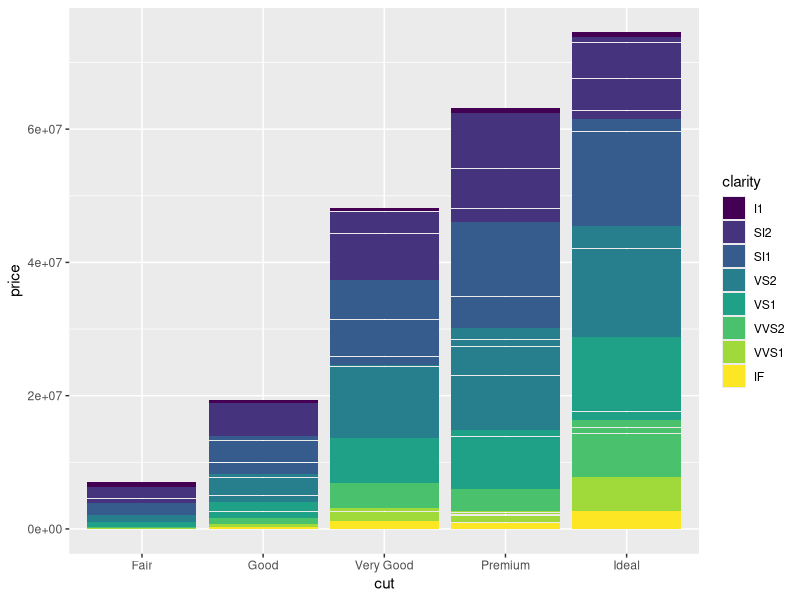
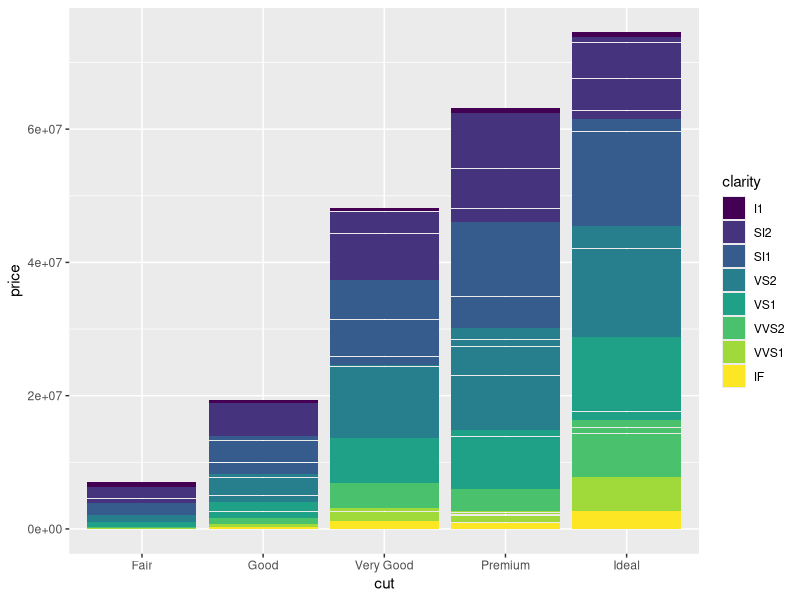

Write R code to recreate these figures, in order. (Note: this script raises an error after producing the figures.)
# Exercise 2: advanced ggplot2 practice

# Install and load the `ggplot2` package
#install.packages('ggplot2')
library("ggplot2")
#Chris Yin
# For this exercise you will again be working with the `diamonds` data set.
# Use `?diamonds` to review details about this data set
?diamonds

## Position Adjustments

# Draw a column (bar) chart of diamonds cuts by price, with each bar filled by 
# clarity. You should see a _stacked_ bar chart.
ggplot(data = diamonds) +
  geom_col(mapping = aes(x = cut, y = price, fill = clarity))

# Draw the same chart again, but with each element positioned to "fill" the y axis

ggplot(data = diamonds) +
  geom_col(mapping = aes(x = cut, y = price, fill = clarity))
# Draw the same chart again, but with each element positioned to "dodge" each other


# Draw a plot with point geometry with the x-position mapped to `cut` and the 
# y-position mapped to `clarity`
# This creates a "grid" grouping the points


# Use the "jitter" position adjustment to keep the points from all overlapping!
# (This works a little better with a sample of diamond data, such as from the 
# previous exercise).



## Scales

# Draw a "boxplot" (with `geom_boxplot`) for the diamond's price (y) by color (x)
ggplot(data = diamonds_sample) +
  geom_boxplot(mapping = aes(x = color, y = price))

# This has a lot of outliers, making it harder to read. To fix this, draw the 
# same plot but with a _logarithmic_ scale for the y axis.

ggplot(data = diamonds_sample) +
  geom_boxplot(mapping = aes(x = color, y = price)) +
  scale_y_log10()
# For another version, draw the same plot but with `violin` geometry instead of 
# `boxplot` geometry!
# How does the logarithmic scale change the data presentation?
ggplot(data = diamonds_sample) +
  geom_violin(mapping = aes(x = color, y = price)) +
  scale_y_log10()

# Another interesting plot: draw a plot of the diamonds price (y) by carat (x), 
# using a heatmap of 2d bins (geom_bin2d)
# What happens when you make the x and y channels scale logarithmically?
ggplot(data = diamonds_sample) +
  geom_bin2d(mapping = aes(x = carat, y = price)) +
  scale_x_log10() +
  scale_y_log10()
  

# Draw a scatter plot for the diamonds price (y) by carat (x). Color each point
# by the clarity (Remember, this will take a while. Use a sample of the diamonds 
# for faster results)
ggplot(data = diamonds) +
  geom_point(mapping = aes(x = carat, y = price, color = clarity)) + 
  scale_colour_brewer(pallete = "colour", direction = -1)

# Change the color of the previous plot using a ColorBrewer scale of your choice. 
# What looks nice?



## Coordinate Systems

# Draw a bar chart with x-position and fill color BOTH mapped to cut
# For best results, SET the `width` of the geometry to be 1 (fill plot, no space
# between)
# TIP: You can save the plot to a variable for easier modifications


# Draw the same chart, but with the coordinate system flipped


# Draw the same chart, but in a polar coordinate system. It's a Coxcomb chart!



## Facets

# Take the scatter plot of price by carat data (colored by clarity) and add 
# _facets_ based on the diamond's `color`

ggplot(data = diamonds_sample) +
  geom_point(mapping = aes(x = carat, y = price, color = clarity)) +
  facet_wrap(~cut)

## Saving Plots

# Use the `ggsave()` function to save the current (recent) plot to disk.
# Name the output file "my-plot.png".
# Make sure you've set the working directory!!

